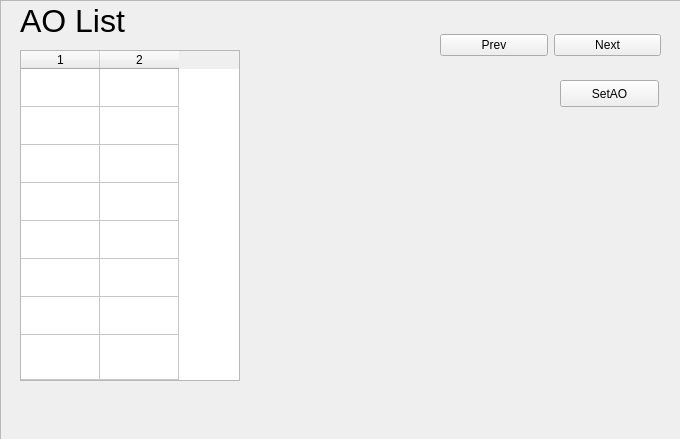
<?xml version="1.0" encoding="UTF-8"?>
<ui version="4.0">
 <class>FormAO</class>
 <widget class="QWidget" name="FormAO">
  <property name="geometry">
   <rect>
    <x>0</x>
    <y>0</y>
    <width>680</width>
    <height>439</height>
   </rect>
  </property>
  <property name="windowTitle">
   <string>Form</string>
  </property>
  <widget class="QFrame" name="frame">
   <property name="geometry">
    <rect>
     <x>0</x>
     <y>0</y>
     <width>681</width>
     <height>441</height>
    </rect>
   </property>
   <property name="frameShape">
    <enum>QFrame::StyledPanel</enum>
   </property>
   <property name="frameShadow">
    <enum>QFrame::Raised</enum>
   </property>
   <widget class="QTableWidget" name="tblAout">
    <property name="geometry">
     <rect>
      <x>20</x>
      <y>50</y>
      <width>220</width>
      <height>331</height>
     </rect>
    </property>
    <property name="rowCount">
     <number>8</number>
    </property>
    <property name="columnCount">
     <number>2</number>
    </property>
    <attribute name="horizontalHeaderDefaultSectionSize">
     <number>79</number>
    </attribute>
    <attribute name="horizontalHeaderMinimumSectionSize">
     <number>61</number>
    </attribute>
    <attribute name="verticalHeaderVisible">
     <bool>false</bool>
    </attribute>
    <attribute name="verticalHeaderDefaultSectionSize">
     <number>38</number>
    </attribute>
    <attribute name="verticalHeaderMinimumSectionSize">
     <number>25</number>
    </attribute>
    <attribute name="verticalHeaderStretchLastSection">
     <bool>true</bool>
    </attribute>
    <row/>
    <row/>
    <row/>
    <row/>
    <row/>
    <row/>
    <row/>
    <row/>
    <column/>
    <column/>
   </widget>
   <widget class="QWidget" name="horizontalLayoutWidget">
    <property name="geometry">
     <rect>
      <x>440</x>
      <y>20</y>
      <width>221</width>
      <height>51</height>
     </rect>
    </property>
    <layout class="QHBoxLayout" name="horizontalLayout">
     <item>
      <widget class="QPushButton" name="btnPrev">
       <property name="text">
        <string>Prev</string>
       </property>
      </widget>
     </item>
     <item>
      <widget class="QPushButton" name="btnNext">
       <property name="text">
        <string>Next</string>
       </property>
      </widget>
     </item>
    </layout>
   </widget>
   <widget class="QLabel" name="label">
    <property name="geometry">
     <rect>
      <x>20</x>
      <y>0</y>
      <width>141</width>
      <height>41</height>
     </rect>
    </property>
    <property name="font">
     <font>
      <pointsize>24</pointsize>
     </font>
    </property>
    <property name="text">
     <string>AO List</string>
    </property>
   </widget>
   <widget class="QPushButton" name="btnSetAO">
    <property name="geometry">
     <rect>
      <x>560</x>
      <y>80</y>
      <width>99</width>
      <height>27</height>
     </rect>
    </property>
    <property name="text">
     <string>SetAO</string>
    </property>
   </widget>
  </widget>
 </widget>
 <resources/>
 <connections/>
</ui>
